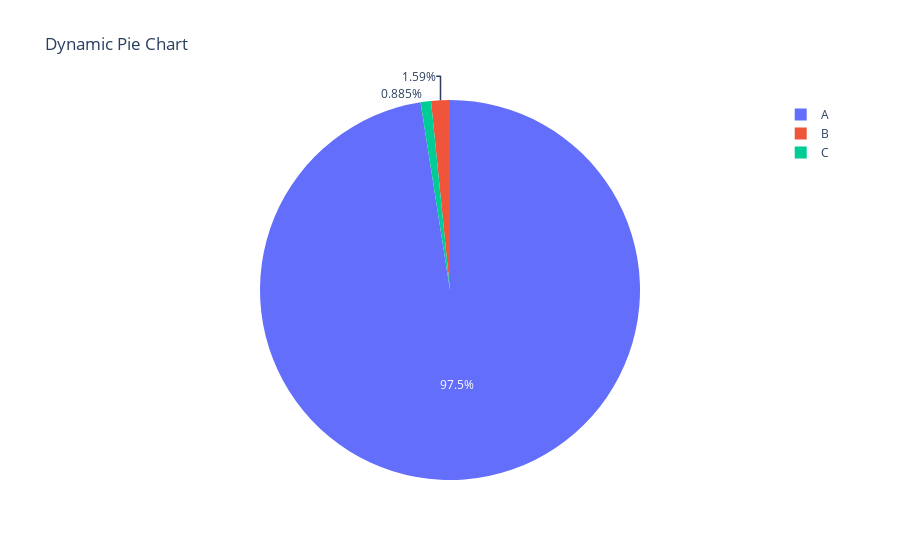

Notebook code for this chart:
### Code cell
import pandas as pd
import plotly.express as px
from IPython.display import display, clear_output
import time

# Create a DataFrame with dynamic data (e.g., streaming data)
data = {'Category': ['A', 'B', 'C'],
        'Value': [30, 45, 25]}
df = pd.DataFrame(data)

# Initialize the figure
fig = px.pie(df, names='Category', values='Value', title='Dynamic Pie Chart')

# Display the initial pie chart
display(fig)

# Simulate data updates
for i in range(50):
    time.sleep(0.1)  # Simulate data update delay
    new_data = {'Category': 'A', 'Value': 30 + i, 'time': i}
    df = df.append(new_data, ignore_index=True)

    # Update the pie chart
    fig = px.pie(df, names='Category', values='Value', title='Dynamic Pie Chart')
    
    # Clear the previous plot and display the updated plot
    clear_output(wait=True)
    display(fig)

# Optionally, you can display the final plot for a longer time
time.sleep(2)

### Figure 1 — Plotly figure (JSON) as saved in the notebook; plotly's stock layout.template omitted (floating-point values rounded to 4 significant figures)
{"data": [{"domain": {"x": [0, 1], "y": [0, 1]}, "hovertemplate": "Category=%{label}<br>Value=%{value}<extra></extra>", "labels": ["A", "B", "C", "A", "A", "A", "A", "A", "A", "A", "A", "A", "A", "A", "A", "A", "A", "A", "A", "A", "A", "A", "A", "A", "A", "A", "A", "A", "A", "A", "A", "A", "A", "A", "A", "A", "A", "A", "A", "A", "A", "A", "A", "A", "A", "A", "A", "A", "A", "A", "A", "A", "A"], "legendgroup": "", "name": "", "showlegend": true, "type": "pie", "values": [30, 45, 25, 30, 31, 32, 33, 34, 35, 36, 37, 38, 39, 40, 41, 42, 43, 44, 45, 46, 47, 48, 49, 50, 51, 52, 53, 54, 55, 56, 57, 58, 59, 60, 61, 62, 63, 64, 65, 66, 67, 68, 69, 70, 71, 72, 73, 74, 75, 76, 77, 78, 79]}], "layout": {"legend": {"tracegroupgap": 0}, "title": {"text": "Dynamic Pie Chart"}}}
